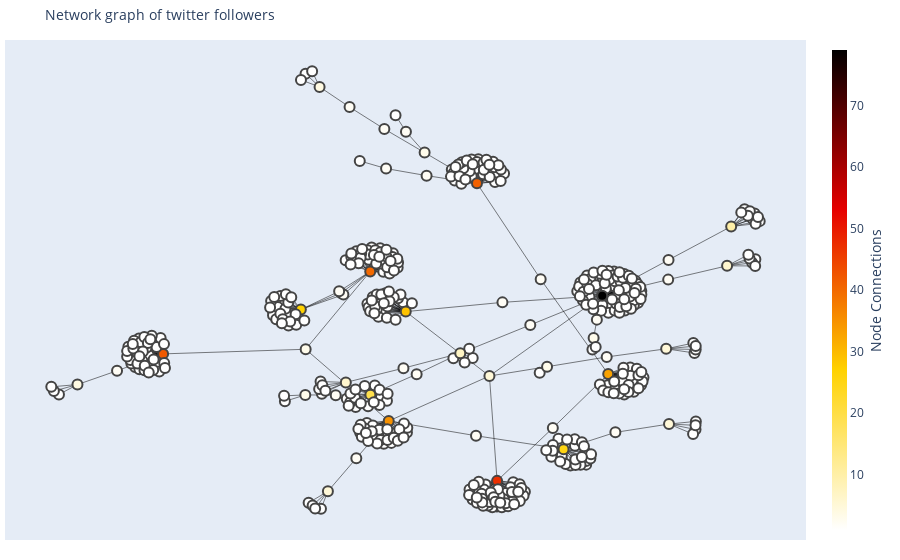

Notebook cell for this chart:
### Markdown cell above
We created the vizualization of the subgraph using the ploty and networkx packages. We can see that there are some central nodes within the network which have many followers but the connection between these groups are weak.

### Code cell
pos = nx.spring_layout(SG)
for node in SG.nodes():
    SG.node[node]['pos']= pos[node]
edge_x = []
edge_y = []
for edge in SG.edges():
    x0, y0 = SG.nodes[edge[0]]['pos']
    x1, y1 = SG.nodes[edge[1]]['pos']
    edge_x.append(x0)
    edge_x.append(x1)
    edge_x.append(None)
    edge_y.append(y0)
    edge_y.append(y1)
    edge_y.append(None)

edge_trace = go.Scatter(
    x=edge_x, y=edge_y,
    line=dict(width=0.5, color='black'),
    hoverinfo='none',
    mode='lines')

node_x = []
node_y = []
for node in SG.nodes():
    x, y = SG.nodes[node]['pos']
    node_x.append(x)
    node_y.append(y)

node_trace = go.Scatter(
    x=node_x, y=node_y,
    mode='markers',
    hoverinfo='text',
    marker=dict(
        showscale=True,
        colorscale='Hot',
        reversescale=True,
        color=[],
        size=10,
        colorbar=dict(
            thickness=15,
            title='Node Connections',
            xanchor='left',
            titleside='right'
        ),
        line_width=2))

node_text = []
for node in SG.nodes():
    node_text.append(str(node))

node_adjacencies = []
for node, adjacencies in enumerate(SG.adjacency()):
    node_adjacencies.append(len(adjacencies[1]))
    
node_trace.marker.color = node_adjacencies
node_trace.text = node_text

fig = go.Figure(data=[edge_trace, node_trace],
             layout=go.Layout(
                title='Network graph of twitter followers<br>',
                titlefont_size=14,
                showlegend=False,
                hovermode='closest',
                margin=dict(b=20,l=5,r=5,t=40),
                xaxis=dict(showgrid=False, zeroline=False, showticklabels=False),
                yaxis=dict(showgrid=False, zeroline=False, showticklabels=False))
                )
py.iplot(fig, filename='twitter_graph')

### Figure 1 — Plotly figure (JSON) as saved in the notebook; plotly's stock layout.template omitted (floating-point values rounded to 4 significant figures; data arrays with more than 128 entries replaced by an {"elided": "..."} marker saying what was removed)
{"data": [{"hoverinfo": "none", "line": {"color": "black", "width": 0.5}, "mode": "lines", "type": "scatter", "x": {"elided": "1452 float values"}, "y": {"elided": "1452 float values"}}, {"hoverinfo": "text", "marker": {"color": {"elided": "482 int values"}, "colorbar": {"thickness": 15, "title": {"side": "right", "text": "Node Connections"}, "xanchor": "left"}, "colorscale": [[0, "rgb(0,0,0)"], [0.3333, "rgb(230,0,0)"], [0.6667, "rgb(255,210,0)"], [1, "rgb(255,255,255)"]], "line": {"width": 2}, "reversescale": true, "showscale": true, "size": 10}, "mode": "markers", "text": {"elided": "482 str values"}, "type": "scatter", "x": {"elided": "482 float values"}, "y": {"elided": "482 float values"}}], "layout": {"hovermode": "closest", "margin": {"b": 20, "l": 5, "r": 5, "t": 40}, "showlegend": false, "title": {"font": {"size": 14}, "text": "Network graph of twitter followers<br>"}, "xaxis": {"showgrid": false, "showticklabels": false, "zeroline": false}, "yaxis": {"showgrid": false, "showticklabels": false, "zeroline": false}}}
